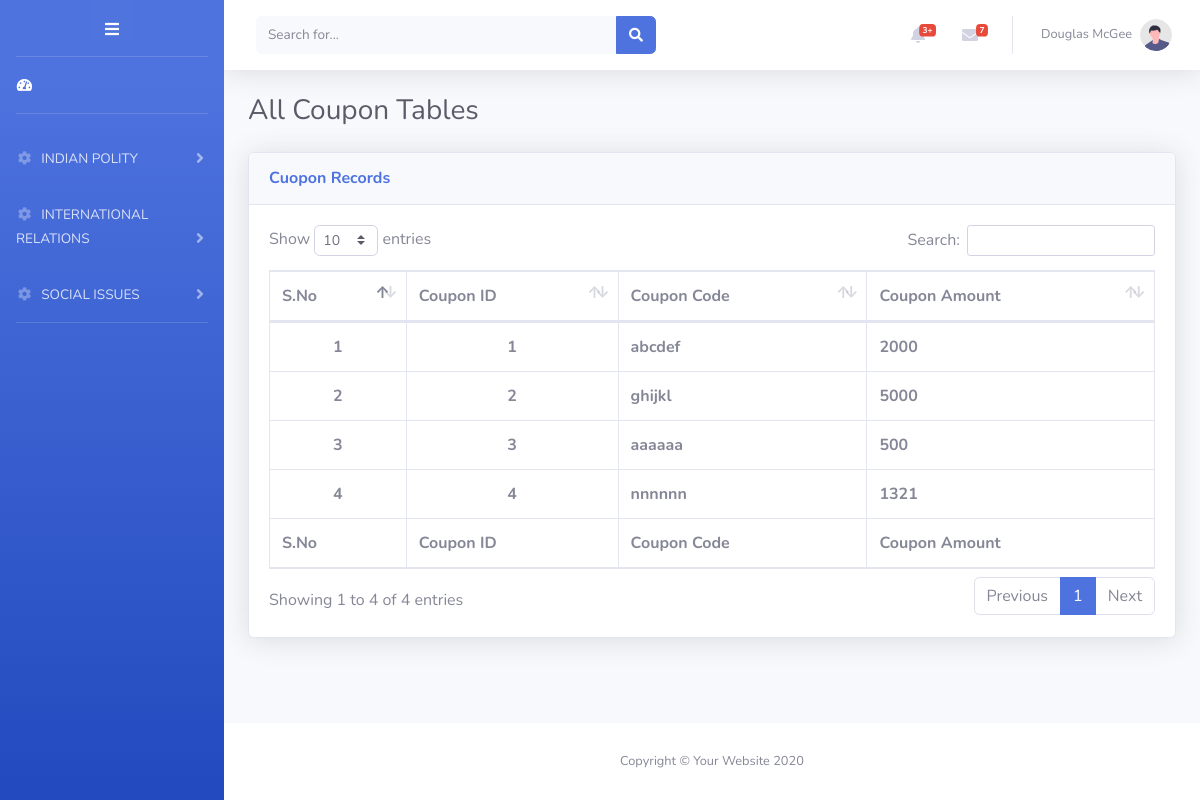
Page /dynamic_internal_courses/coupon.php on the committed database.
### tables this page shows
CREATE TABLE `discount_coupons` (
  `coupon_id` int(255) NOT NULL,
  `coupon_code` varchar(255) NOT NULL,
  `coupon_amt` bigint(50) NOT NULL
);

### dynamic_internal_courses/coupon.php (the view, shortened to what this page needs)
<!DOCTYPE html>
<html lang="en">
<head>
      <link href="vendor/fontawesome-free/css/all.min.css" rel="stylesheet" type="text/css">
    <link href="css/sb-admin-2.min.css" rel="stylesheet">
    <link href="vendor/datatables/dataTables.bootstrap4.min.css" rel="stylesheet">
</head>
<body id="page-top">
    <div id="wrapper">
        <?php include './sidebar.php'; ?>
        <div id="content-wrapper" class="d-flex flex-column">
            <div id="content">
                <nav class="navbar navbar-expand navbar-light bg-white topbar mb-4 static-top shadow">
                    <form
                        class="d-none d-sm-inline-block form-inline mr-auto ml-md-3 my-2 my-md-0 mw-100 navbar-search">
                        <div class="input-group">
                            <input type="text" class="form-control bg-light border-0 small" placeholder="Search for..."
                                aria-label="Search" aria-describedby="basic-addon2">
                            <div class="input-group-append">
                                <button class="btn btn-primary" type="button">
                                    <i class="fas fa-search fa-sm"></i>
                                </button>
                            </div>
                        </div>
                    </form>
                    <ul class="navbar-nav ml-auto">
                        <li class="nav-item dropdown no-arrow mx-1">
                            <a class="nav-link dropdown-toggle" href="#" id="alertsDropdown" role="button"
                                data-toggle="dropdown" aria-haspopup="true" aria-expanded="false">
                                <i class="fas fa-bell fa-fw"></i>
                                <span class="badge badge-danger badge-counter">3+</span>
                            </a>
                        </li>
                        <li class="nav-item dropdown no-arrow mx-1">
                            <a class="nav-link dropdown-toggle" href="#" id="messagesDropdown" role="button"
                                data-toggle="dropdown" aria-haspopup="true" aria-expanded="false">
                                <i class="fas fa-envelope fa-fw"></i>
                                <span class="badge badge-danger badge-counter">7</span>
                            </a>
                        </li>
                        <li class="nav-item dropdown no-arrow">
                            <a class="nav-link dropdown-toggle" href="#" id="userDropdown" role="button"
                                data-toggle="dropdown" aria-haspopup="true" aria-expanded="false">
                                <span class="mr-2 d-none d-lg-inline text-gray-600 small">Douglas McGee</span>
                                <img class="img-profile rounded-circle"
                                    src="img/undraw_profile.svg">
                            </a>
                        </li>
                    </ul>
                </nav>
                <div class="container-fluid">
                    <h1 class="h3 mb-2 text-gray-800">All Coupon Tables</h1>
                    <div class="card shadow mb-4">
                        <div class="card-header py-3">
                            <h6 class="m-0 font-weight-bold text-primary">Cuopon Records</h6>
                        </div>
                        <div class="card-body">
                            <div class="table-responsive">
                                <table class="table table-bordered" id="dataTable" width="100%" cellspacing="0">
                                    <thead>
                                        <tr>
                                            <th>S.No</th>
                                            <th>Coupon ID</th>
                                            <th>Coupon Code</th>
                                            <th>Coupon Amount</th>
                                        </tr>
                                    </thead>
                                    <tfoot>
                                        <tr>
                                            <th>S.No</th>
                                            <th>Coupon ID</th>
                                            <th>Coupon Code</th>
                                            <th>Coupon Amount</th>
                                        </tr>
                                    </tfoot>
                                    <tbody>
                                        <?php
                                        include './db.php';
                                        $sql = "SELECT * FROM discount_coupons ";
                                            $result = mysqli_query($conn,$sql);
                                            $S_No=0;
                                              while( $row = mysqli_fetch_array( $result ) )
                                              {
                                                $S_No++;
                                          ?>
                                             <tr>
                                            <th style="text-align: center"><?php   echo $S_No;  ?> </th>
                                            <th style="text-align: center"><?php echo $row['coupon_id']  ?> </th>
                                            <th><?php echo $row['coupon_code']  ?></th>
                                            <th ><?php echo $row['coupon_amt']  ?></th>
                                            </tr>
                                         <?php  }?>
                                    </tbody>
                                </table>
                            </div>
                        </div>
                    </div>
                </div>
            </div>
            <footer class="sticky-footer bg-white">
                <div class="container my-auto">
                    <div class="copyright text-center my-auto">
                        <span>Copyright &copy; Your Website 2020</span>
                    </div>
                </div>
            </footer>
        </div>
    </div>
</body>
</html>

### rows in the picture
discount_coupons: coupon_id "1", coupon_code "abcdef", coupon_amt "2000"
discount_coupons: coupon_id "2", coupon_code "ghijkl", coupon_amt "5000"
discount_coupons: coupon_id "3", coupon_code "aaaaaa", coupon_amt "500"
discount_coupons: coupon_id "4", coupon_code "nnnnnn", coupon_amt "1321"

### other values in the picture
$key "INDIAN POLITY"
$key "INTERNATIONAL RELATIONS"
$key "SOCIAL ISSUES"
